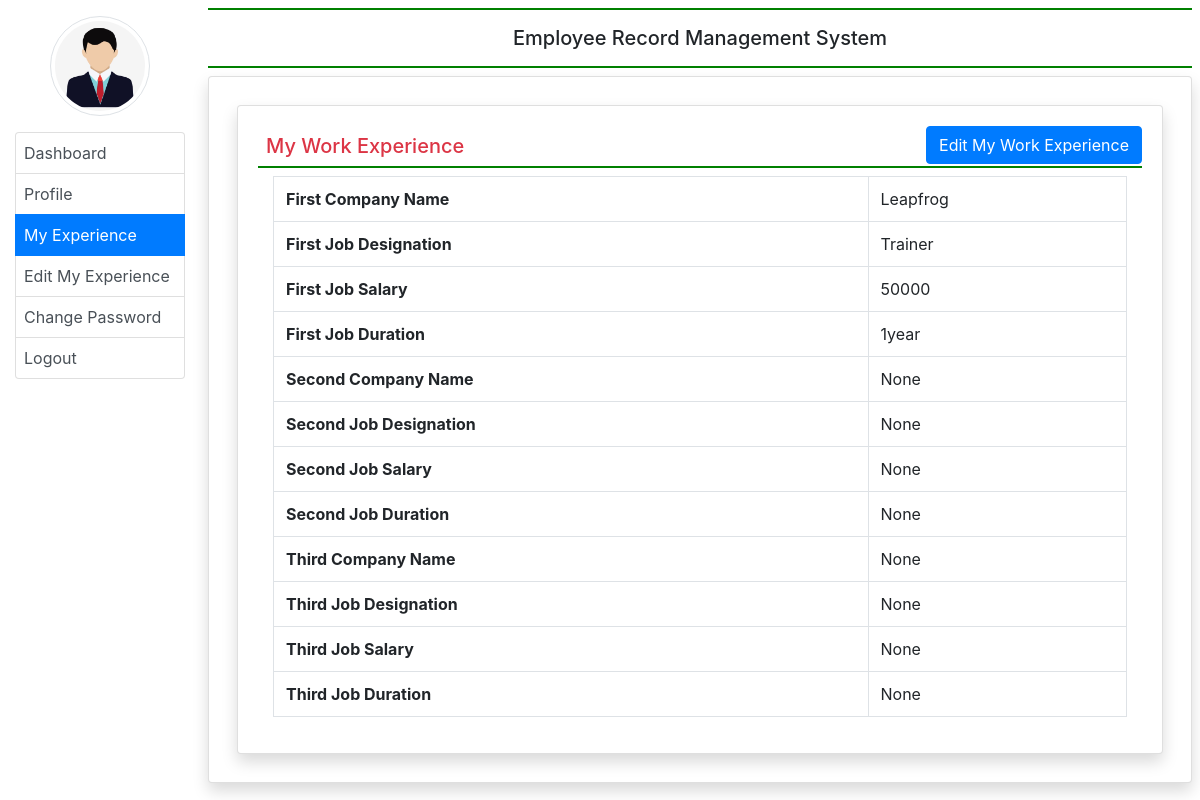
/my_experience/ (signed in), run on the app's committed database.
### employee/models.py (models this page shows, shortened)
class EmployeeExperience(models.Model):
    user = models.ForeignKey(User, on_delete=models.CASCADE)
    company1name = models.CharField(max_length=100, null=True)
    company1desig = models.CharField(max_length=100, null=True)
    company1salary = models.CharField(max_length=100, null=True)
    company1duration = models.CharField(max_length=100, null=True)
    company2name = models.CharField(max_length=100, null=True)
    company2desig = models.CharField(max_length=100, null=True)
    company2salary = models.CharField(max_length=100, null=True)
    company2duration = models.CharField(max_length=100, null=True)
    company3name = models.CharField(max_length=100, null=True)
    company3desig = models.CharField(max_length=100, null=True)
    company3salary = models.CharField(max_length=100, null=True)
    company3duration = models.CharField(max_length=100, null=True)

### employee/views.py (the view)
# urls.py: path('my_experience/', my_experience, name='my_experience'),
def my_experience(request):
    if not request.user.is_authenticated:
        return redirect('emp_login')
    user = request.user
    experience = EmployeeExperience.objects.get(user=user)
    return render(request, 'my_experience.html', locals())

### employee/templates/my_experience.html
{% extends 'emp_base.html' %}
{% block main %}
<div class="card shadow m-2">
    <div class="card-body">
        <a href="{% url 'edit_myexperience'%}" class="btn btn-primary float-right" >Edit My Work Experience</a>
        <h5 class="p-2 text-danger" style="border-bottom:2px solid green">My Work Experience</h5>
        <div class="container-fluid">
            <table class="table table-bordered">
                <tr>
                    <th>First Company Name</th>
                    <td>{{experience.company1name}}</td>
                </tr>
                <tr>
                    <th>First Job Designation</th>
                    <td>{{experience.company1desig}}</td>
                </tr>
                <tr>
                    <th>First Job Salary</th>
                    <td>{{experience.company1salary}}</td>
                </tr>
                <tr>
                    <th>First Job Duration</th>
                    <td>{{experience.company1duration}}</td>
                </tr>
                <tr>
                    <th>Second Company Name</th>
                    <td>{{experience.company2name}}</td>
                </tr>
                <tr>
                    <th>Second Job Designation</th>
                    <td>{{experience.company2desig}}</td>
                </tr>
                <tr>
                    <th>Second Job Salary</th>
                    <td>{{experience.company2salary}}</td>
                </tr>
                <tr>
                    <th>Second Job Duration</th>
                    <td>{{experience.company2duration}}</td>
                </tr>
                <tr>
                    <th>Third Company Name</th>
                    <td>{{experience.company3name}}</td>
                </tr>
                <tr>
                    <th>Third Job Designation</th>
                    <td>{{experience.company3desig}}</td>
                </tr>
                <tr>
                    <th>Third Job Salary</th>
                    <td>{{experience.company3salary}}</td>
                </tr>
                <tr>
                    <th>Third Job Duration</th>
                    <td>{{experience.company3duration}}</td>
                </tr>
            </table>
        </div>
    </div>
</div>
{% endblock %}

### data on the page
EmployeeExperience: company1name "Leapfrog", company1desig "Trainer", company1salary "50000", company1duration "1year", company2name "None", company2desig "None", company2salary "None", company2duration "None", company3name "None", company3desig "None", company3salary "None", company3duration "None"
